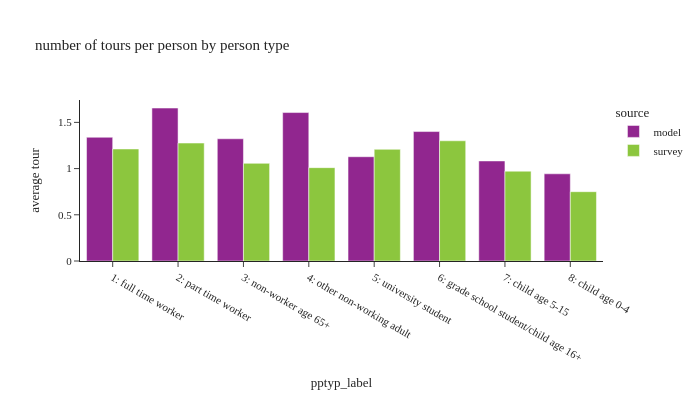

This figure's notebook cell:
### Code cell
# plot_segment(tour_group_var=['source','pptyp_label'],person_group_var=['source','pptyp_label'],
#              title_name="number of tours per person by person type")

df_plot = df_tour.group_by(['source', 'pptyp_label']).agg([
    pl.sum('toexpfac').alias('toexpfac_sum')
]).join(
    person.group_by(['source', 'pptyp_label']).agg([
        pl.sum('psexpfac').alias('psexpfac_sum')
    ]),
    on=['source', 'pptyp_label'],
    how='left'
).with_columns(
    (pl.col('toexpfac_sum') / pl.col('psexpfac_sum')).alias('average tour')
).sort(['source', 'pptyp_label'])

plot_segment(df_plot, tour_group_var=['source', 'pptyp_label'], person_group_var=['source', 'pptyp_label'],
             title_name="number of tours per person by person type")

### Figure 1 — Plotly figure (JSON) as saved in the notebook; plotly's stock layout.template omitted (floating-point values rounded to 4 significant figures)
{"data": [{"alignmentgroup": "True", "hovertemplate": "source=model<br>pptyp_label=%{x}<br>average tour=%{y}<extra></extra>", "legendgroup": "model", "marker": {"color": "#91268F", "pattern": {"shape": ""}}, "name": "model", "offsetgroup": "model", "orientation": "v", "showlegend": true, "textposition": "auto", "type": "bar", "x": ["1: full time worker", "2: part time worker", "3: non-worker age 65+", "4: other non-working adult", "5: university student", "6: grade school student/child age 16+", "7: child age 5-15", "8: child age 0-4"], "xaxis": "x", "y": [1.339, 1.655, 1.323, 1.606, 1.128, 1.401, 1.083, 0.9436], "yaxis": "y"}, {"alignmentgroup": "True", "hovertemplate": "source=survey<br>pptyp_label=%{x}<br>average tour=%{y}<extra></extra>", "legendgroup": "survey", "marker": {"color": "#8CC63E", "pattern": {"shape": ""}}, "name": "survey", "offsetgroup": "survey", "orientation": "v", "showlegend": true, "textposition": "auto", "type": "bar", "x": ["1: full time worker", "2: part time worker", "3: non-worker age 65+", "4: other non-working adult", "5: university student", "6: grade school student/child age 16+", "7: child age 5-15", "8: child age 0-4"], "xaxis": "x", "y": [1.212, 1.276, 1.057, 1.01, 1.208, 1.301, 0.972, 0.7499], "yaxis": "y"}], "layout": {"barmode": "group", "font": {"size": 11}, "height": 400, "legend": {"title": {"text": "source"}, "tracegroupgap": 0}, "title": {"text": "number of tours per person by person type"}, "width": 700, "xaxis": {"anchor": "y", "domain": [0.0, 1.0], "title": {"text": "pptyp_label"}}, "yaxis": {"anchor": "x", "domain": [0.0, 1.0], "tickformat": ".2", "title": {"text": "average tour"}}}}
